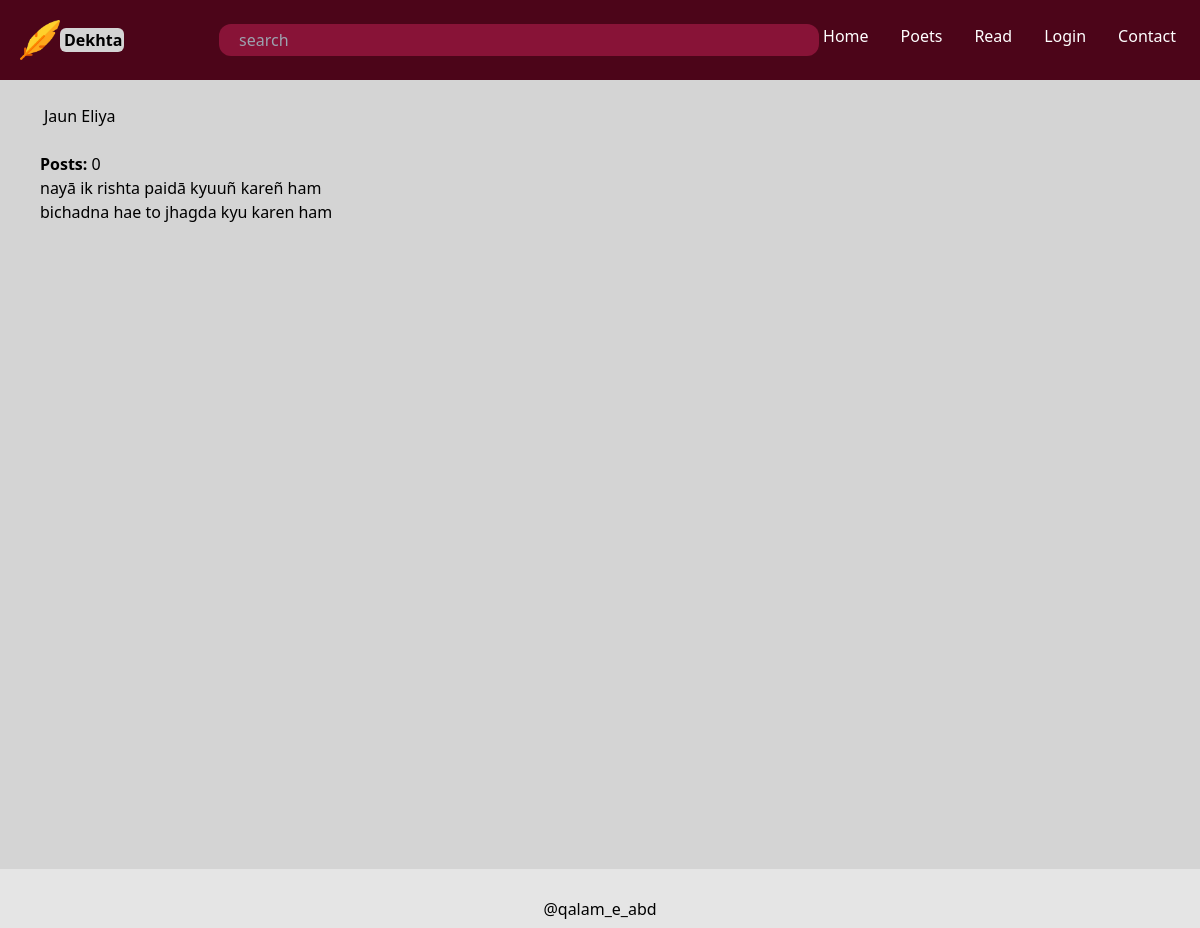
Page /poets/Jaun-Eliya/ on the earlier database version.
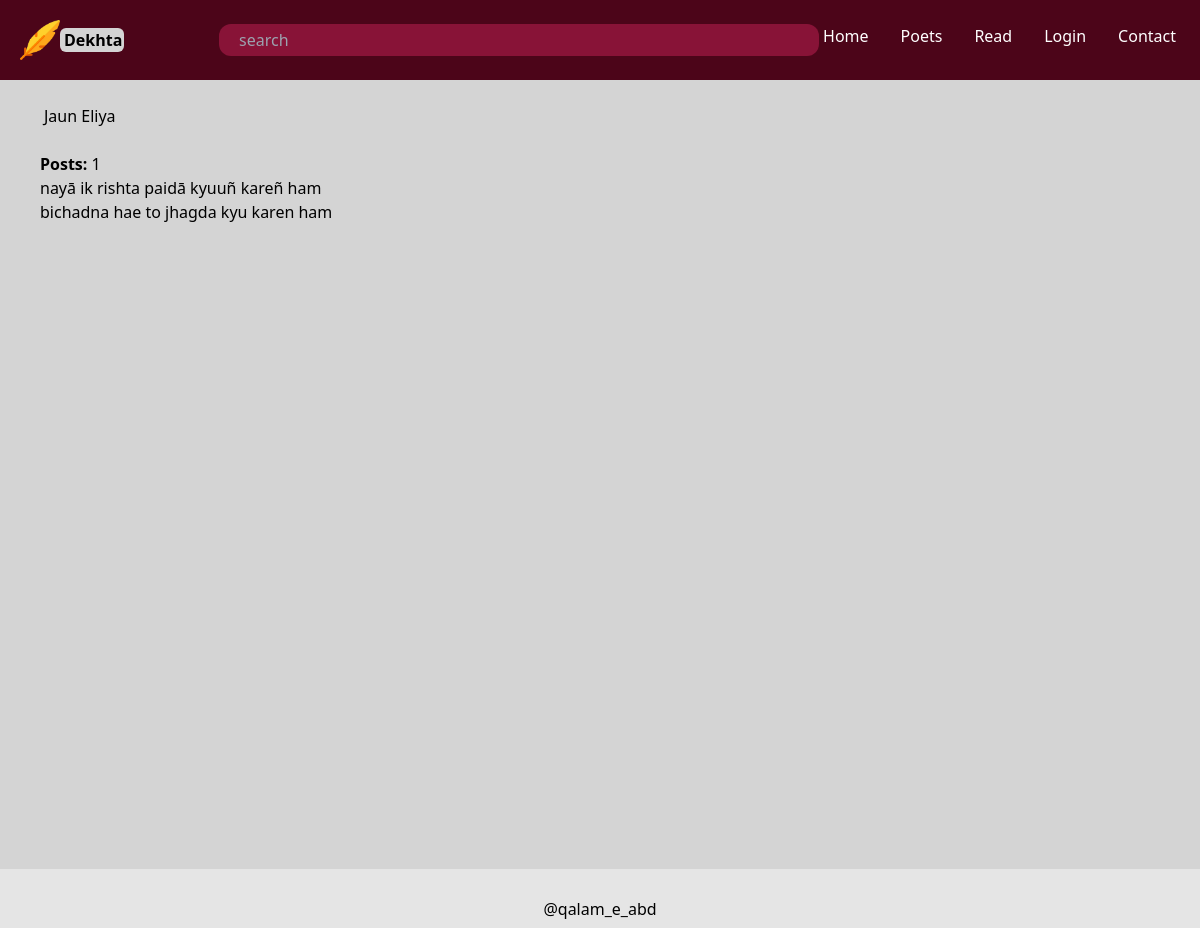
Same page on the later database version.
### dekhta/models.py (models this page shows, shortened)
class Poets(models.Model):
    user = models.OneToOneField(User, on_delete=models.CASCADE, null=True)
    first_name = models.CharField(max_length = 25)
    last_name = models.CharField(max_length = 25)
    posts_count = models.IntegerField(default = 0)

class Post(models.Model):
    title = models.CharField(max_length = 40, null = True)
    d_time = models.DateTimeField(default=datetime.now())
    data = models.TextField()
    poet_id = models.ForeignKey('Poets', on_delete=models.CASCADE, default=-1)

### dekhta/views.py (the view)
# urls.py: path('poets/<str:first_name>-<str:last_name>/', views.details, name = 'details'),
def details(request, first_name, last_name):
    poet = Poets.objects.get(first_name= first_name, last_name = last_name)
    all_posts = Post.objects.all().values()
    context = {'poet' : poet, 'posts' : all_posts, 'show_add_post_button' : False}
    if (request.user == poet.user):
        context['show_add_post_button'] = True
    return render(request, 'details.html', context)

### dekhta/templates/details.html (shortened to what this page needs)
{% extends 'navbar.html' %}
{% load static %}
{% block content %}
<main class="bg-neutral-300 px-5 md:px-10 h-[85vh]">
    <h1 class="pl-1 py-6">{{poet.first_name}} {{poet.last_name}}</h1>
    <p><b>Posts: </b> {{poet.posts_count}}</p>
    {% for p in posts reversed %}
        {% if poet.id is p.poet_id_id %}
            {{p.data|linebreaks}}
        {% endif %}
    {% endfor %}
</main>
{% endblock content %}

### dekhta/templates/navbar.html (shortened to what this page needs)
<!DOCTYPE html>
{% load static %}
<html lang="en">
<head>
    <script src="https://cdn.tailwindcss.com"></script>
</head>
<body class = 'flex flex-col min-h-screen'>
    {%load static%}
    <section class="header">
        <nav class=" bg-rose-950 sm:flex md:flex-row justify-between p-5 text-white">
            <div class="flex items-center  md:container">
                <div class="flex items-center w-auto static"><img class="h-10" src="{% static 'images/feather-pen.png' %}" alt="">
                    <p class="font-bold rounded-md text-black w-16 px-1 bg-neutral-300 hover:bg-black hover:text-rose-400 cursor-pointer"><a href="{% url 'home' %}">Dekhta</a></p>
                </div>
                <form class="" action="index.html" method="post">
                    <input class="w-[50vw] rounded-xl bg-rose-900 pl-5 ml-[10vw] p-1" type="text" placeholder="search">
                </form>
            </div>
            <div class="flex">
                <ul class=" flex space-x-6 ">
                    <li class="hover:bg-rose-900 rounded-md  p-1 cursor-pointer "><a href="{% url 'home' %}">Home</a></li>
                    <li class="hover:bg-rose-900 rounded-md  p-1 cursor-pointer "><a href="{% url 'poets' %}">Poets</a></li>
                    <li class="hover:bg-rose-900 rounded-md  p-1  cursor-pointer">Read</li>
                    {% if user.is_authenticated %}
                        <li class="hover:bg-rose-900 rounded-md  p-1 cursor-pointer "><a href="/poets/{{user.first_name}}-{{user.last_name}}">{{user.username}}</a></li>
                    {% else %}
                        <li class="hover:bg-rose-900 rounded-md  p-1 cursor-pointer "><a href="{% url 'login' %}">Login</a></li>
                    {% endif %}
                    <li class="hover:bg-rose-900 rounded-md  p-1 cursor-pointer "><a href="{% url 'contact' %}">Contact</a></li>
                </ul>
            </div>
        </nav>
    </section>
    {% block content %}
    {% endblock content %}
<footer class="mt-auto py-7 flex flex justify-center bg-neutral-200" >
    <div class="">@qalam_e_abd</div>
</footer>
</body>
</html>

Differences in the rows shown:
changed Poets "Jaun": posts_count "0" → "1"
